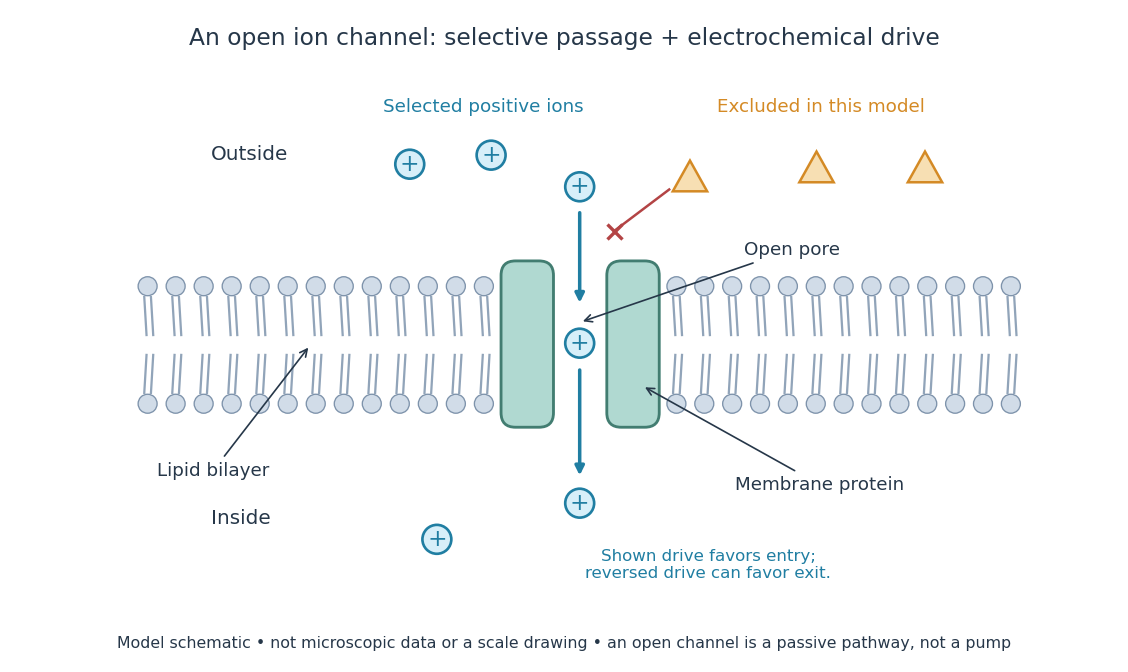

This figure's Python source:
"""Original channel cartoon; writes an opaque PNG in the current directory.

Tested with Python 3.14.4, NumPy 2.3.5 and Matplotlib 3.10.7.
Particle shapes, counts and dimensions are illustrative, not microscopic data.
"""
from pathlib import Path

import matplotlib
matplotlib.use("Agg")
import matplotlib.pyplot as plt
from matplotlib.patches import Circle, FancyBboxPatch, Polygon
import numpy as np


INK = "#263749"
BLUE = "#207ea2"
TEAL = "#b0d9d1"
GOLD = "#d48a25"
RED = "#b34445"


def ion(ax, x, y):
    ax.add_patch(Circle((x, y), .16, fc="#d7eff9", ec=BLUE, lw=1.6, zorder=4))
    ax.text(x, y, "+", color=BLUE, ha="center", va="center", fontsize=14, zorder=5)


def excluded(ax, x, y):
    ax.add_patch(Polygon([(x, y+.19), (x-.19, y-.15), (x+.19, y-.15)],
                         fc="#f7dfb3", ec=GOLD, lw=1.5, zorder=4))


def main():
    plt.rcParams.update({"font.family": "DejaVu Sans", "font.size": 11})
    fig, ax = plt.subplots(figsize=(9.4, 5.6), facecolor="white")
    fig.subplots_adjust(left=.035, right=.98, top=.87, bottom=.11)
    ax.set(xlim=(0, 10), ylim=(0, 5.65), aspect="equal")
    ax.axis("off")
    fig.suptitle("An open ion channel: selective passage + electrochemical drive",
                 fontsize=14, color=INK, y=.96)

    # Interrupted bilayer; the central space is occupied by the pore protein.
    for x in np.r_[np.linspace(.3, 4.02, 13), np.linspace(6.15, 9.85, 13)]:
        for y, direction in [(3.45, -1), (2.15, 1)]:
            ax.add_patch(Circle((x, y), .105, fc="#d1dce8", ec="#7e93ab", lw=.8))
            for offset in [-.037, .037]:
                ax.plot([x+offset, x+offset+.025], [y+direction*.12, y+direction*.54],
                        color="#91a4b9", lw=1.35)
    for x in [4.25, 5.42]:
        ax.add_patch(FancyBboxPatch((x, 1.93), .5, 1.76,
                                   boxstyle="round,pad=0.04,rounding_size=0.16",
                                   fc=TEAL, ec="#427d71", lw=1.7, zorder=2))
    ax.text(1.0, 4.85, "Outside", color=INK, fontsize=12)
    ax.text(1.0, .82, "Inside", color=INK, fontsize=12)
    ax.annotate("Lipid bilayer", xy=(2.1, 2.8), xytext=(.4, 1.35),
                arrowprops={"arrowstyle": "->", "color": INK}, color=INK)
    ax.annotate("Membrane protein", xy=(5.77, 2.35), xytext=(6.8, 1.2),
                arrowprops={"arrowstyle": "->", "color": INK}, color=INK)
    ax.annotate("Open pore", xy=(5.08, 3.05), xytext=(6.9, 3.8),
                arrowprops={"arrowstyle": "->", "color": INK}, color=INK)

    for x, y in [(3.2, 4.8), (4.1, 4.9), (5.08, 4.55),
                 (5.08, 2.82), (5.08, 1.05), (3.5, .65)]:
        ion(ax, x, y)
    for y_start, y_end in [(4.3, 3.23), (2.56, 1.32)]:
        ax.annotate("", xy=(5.08, y_end), xytext=(5.08, y_start),
                    arrowprops={"arrowstyle": "-|>", "color": BLUE, "lw": 2.1}, zorder=3)
    ax.text(2.9, 5.38, "Selected positive ions", color=BLUE, fontsize=11)
    for x, y in [(6.3, 4.65), (7.7, 4.75), (8.9, 4.75)]:
        excluded(ax, x, y)
    ax.text(6.6, 5.38, "Excluded in this model", color=GOLD, fontsize=11)
    ax.plot([6.07, 5.46], [4.52, 4.06], color=RED, lw=1.5)
    ax.plot(5.46, 4.06, marker="x", color=RED, ms=9, mew=2)
    ax.text(6.5, .22, "Shown drive favors entry;\nreversed drive can favor exit.",
            color=BLUE, fontsize=10, ha="center")
    fig.text(.5, .035, "Model schematic • not microscopic data or a scale drawing • "
             "an open channel is a passive pathway, not a pump",
             ha="center", fontsize=9.5, color=INK)
    fig.savefig(Path.cwd() / (Path(__file__).stem + ".png"), dpi=120,
                facecolor="white", transparent=False)
    plt.close(fig)


if __name__ == "__main__":
    main()
